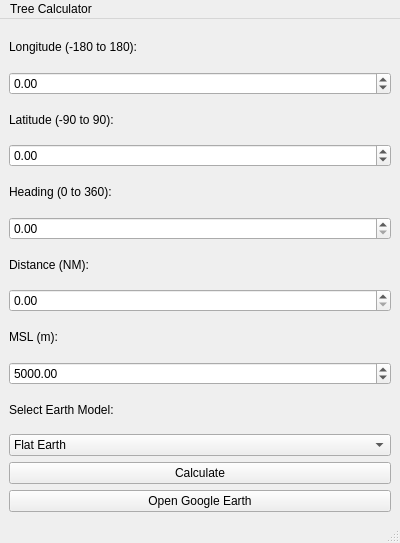
<?xml version="1.0" encoding="UTF-8"?>
<ui version="4.0">
 <class>MainWindow</class>
 <widget class="QMainWindow" name="MainWindow">
  <property name="geometry">
   <rect>
    <x>0</x>
    <y>0</y>
    <width>400</width>
    <height>543</height>
   </rect>
  </property>
  <property name="windowTitle">
   <string>Coordinate Calculator</string>
  </property>
  <widget class="QWidget" name="centralwidget">
   <layout class="QVBoxLayout" name="verticalLayout">
    <item>
     <widget class="QLabel" name="labelLongitude">
      <property name="text">
       <string>Longitude (-180 to 180):</string>
      </property>
     </widget>
    </item>
    <item>
     <widget class="QDoubleSpinBox" name="longitudeBox">
      <property name="minimum">
       <double>-180.000000000000000</double>
      </property>
      <property name="maximum">
       <double>180.000000000000000</double>
      </property>
     </widget>
    </item>
    <item>
     <widget class="QLabel" name="labelLatitude">
      <property name="text">
       <string>Latitude (-90 to 90):</string>
      </property>
     </widget>
    </item>
    <item>
     <widget class="QDoubleSpinBox" name="latitudeBox">
      <property name="minimum">
       <double>-90.000000000000000</double>
      </property>
      <property name="maximum">
       <double>90.000000000000000</double>
      </property>
     </widget>
    </item>
    <item>
     <widget class="QLabel" name="labelHeading">
      <property name="text">
       <string>Heading (0 to 360):</string>
      </property>
     </widget>
    </item>
    <item>
     <widget class="QDoubleSpinBox" name="headingBox">
      <property name="maximum">
       <double>360.000000000000000</double>
      </property>
     </widget>
    </item>
    <item>
     <widget class="QLabel" name="labelDistance">
      <property name="text">
       <string>Distance (NM):</string>
      </property>
     </widget>
    </item>
    <item>
     <widget class="QDoubleSpinBox" name="distanceBox">
      <property name="maximum">
       <double>10000.000000000000000</double>
      </property>
     </widget>
    </item>
    <item>
     <widget class="QLabel" name="label">
      <property name="text">
       <string>MSL (m):</string>
      </property>
     </widget>
    </item>
    <item>
     <widget class="QDoubleSpinBox" name="mslBox">
      <property name="maximum">
       <double>10000.000000000000000</double>
      </property>
      <property name="value">
       <double>5000.000000000000000</double>
      </property>
     </widget>
    </item>
    <item>
     <widget class="QLabel" name="labelModel">
      <property name="text">
       <string>Select Earth Model:</string>
      </property>
     </widget>
    </item>
    <item>
     <widget class="QComboBox" name="modelInput">
      <item>
       <property name="text">
        <string>Flat Earth</string>
       </property>
      </item>
      <item>
       <property name="text">
        <string>Spherical Earth</string>
       </property>
      </item>
      <item>
       <property name="text">
        <string>WGS84</string>
       </property>
      </item>
     </widget>
    </item>
    <item>
     <widget class="QPushButton" name="calculateButton">
      <property name="text">
       <string>Calculate</string>
      </property>
     </widget>
    </item>
    <item>
     <widget class="QPushButton" name="onWebButton">
      <property name="text">
       <string>Open Google Earth</string>
      </property>
     </widget>
    </item>
   </layout>
  </widget>
  <widget class="QMenuBar" name="menubar">
   <property name="geometry">
    <rect>
     <x>0</x>
     <y>0</y>
     <width>400</width>
     <height>25</height>
    </rect>
   </property>
   <widget class="QMenu" name="menuTree_Calculator">
    <property name="title">
     <string>Tree Calculator</string>
    </property>
   </widget>
   <addaction name="menuTree_Calculator"/>
  </widget>
  <widget class="QStatusBar" name="statusbar"/>
 </widget>
 <resources/>
 <connections/>
</ui>
